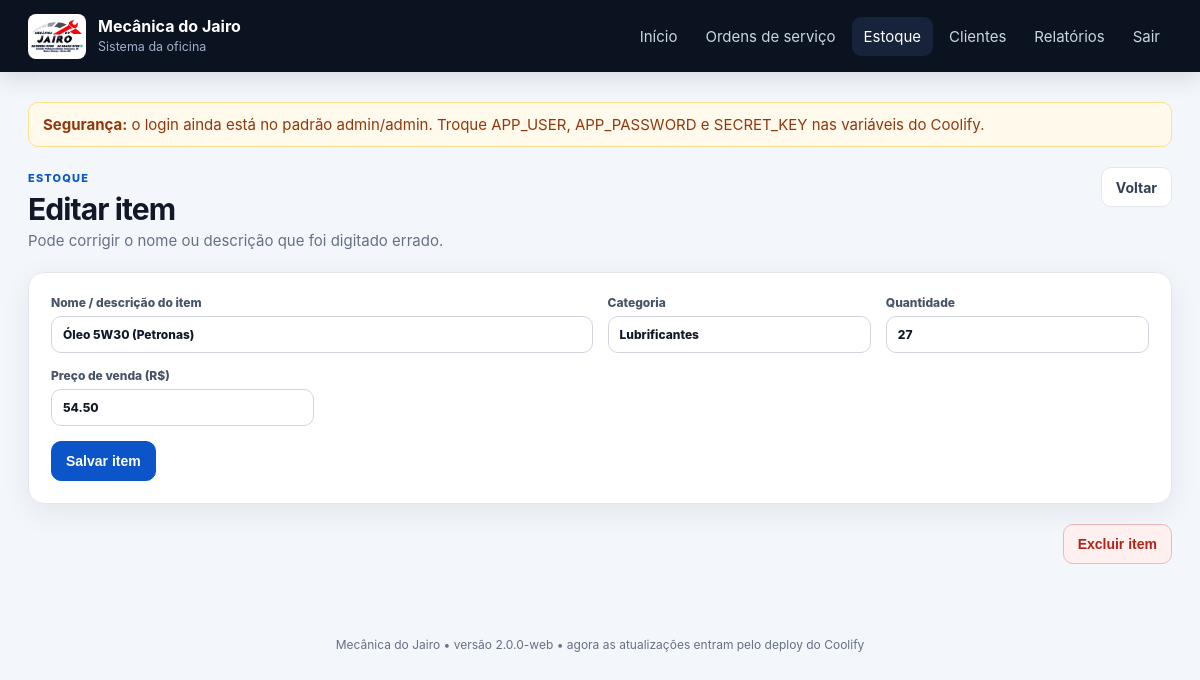
Page /estoque/5409/editar (signed in) on the committed database.
### tables this page shows
CREATE TABLE estoque (
                    id INTEGER PRIMARY KEY AUTOINCREMENT,
                    item TEXT NOT NULL,
                    categoria TEXT,
                    qtde INTEGER DEFAULT 0,
                    preco REAL DEFAULT 0
                );

### app.py (the view, shortened to what this page needs)
    @app.route("/estoque/<int:item_id>/editar", methods=["GET", "POST"])
    @login_required
    def estoque_editar(item_id):
        with connect() as con:
            item = con.execute("SELECT * FROM estoque WHERE id=?", (item_id,)).fetchone()
        if not item:
            abort(404)
        return render_template("estoque_form.html", item=item)

### db.py (called while the page is built)
def db_path() -> Path:
    return Path(os.environ.get("DATABASE_PATH", str(DEFAULT_DB))).expanduser().resolve()

def ensure_database_file() -> Path:
    target = db_path()
    target.parent.mkdir(parents=True, exist_ok=True)
    if not target.exists():
        if SEED_DB.exists():
            shutil.copy2(SEED_DB, target)
        else:
            sqlite3.connect(target).close()
    return target

def connect(path: Path | str | None = None) -> sqlite3.Connection:
    path = Path(path) if path else ensure_database_file()
    con = sqlite3.connect(str(path), timeout=20)
    con.row_factory = sqlite3.Row
    con.execute("PRAGMA foreign_keys=ON")
    con.execute("PRAGMA journal_mode=WAL")
    con.execute("PRAGMA synchronous=NORMAL")
    con.execute("PRAGMA busy_timeout=10000")
    return con

### templates/estoque_form.html (shortened to what this page needs)
{% extends 'base.html' %}
{% block content %}
<div class="page-heading"><div><span class="eyebrow">Estoque</span><h1>{{ 'Editar item' if item else 'Novo item' }}</h1><p>{% if item %}Pode corrigir o nome ou descrição que foi digitado errado.{% else %}Cadastre uma nova peça ou produto.{% endif %}</p></div><a class="btn" href="{{ url_for('estoque') }}">Voltar</a></div>
<section class="panel form-panel"><form method="post" class="form-grid">
<label class="span-2">Nome / descrição do item<input name="item" required value="{{ item.item if item else '' }}"></label>
<label>Categoria<input name="categoria" value="{{ item.categoria if item else '' }}"></label>
<label>Quantidade<input name="qtde" type="number" min="0" value="{{ item.qtde if item else 0 }}"></label>
<label>Preço de venda (R$)<input name="preco" inputmode="decimal" value="{{ '%.2f'|format(item.preco or 0) if item else '0,00' }}"></label>
<div class="span-all"><button class="btn primary" type="submit">Salvar item</button></div>
</form></section>
{% if item %}<form method="post" action="{{ url_for('estoque_excluir', item_id=item.id) }}" class="danger-zone" onsubmit="return confirm('Excluir este item do estoque?')"><input type="hidden" name="csrf_token" value="{{ csrf_token() }}"><button class="btn danger" type="submit">Excluir item</button></form>{% endif %}
{% endblock %}

### static/css/app.css (style rules this page uses)
:root { --bg:#f3f6fb;--card:#fff;--ink:#111827;--muted:#667085;--line:#e4e7ec; --primary:#0b55c9;--primary-dark:#073f96;--nav:#0b1220;--danger:#c62828; --success:#087f5b;--warning:#b54708;--radius:16px;--shadow:0 8px 30px rgba(16,24,40,.07) }
* { box-sizing:border-box }
html { scroll-behavior:smooth }
body { margin:0;background:var(--bg);color:var(--ink);font-family:Inter,ui-sans-serif,-apple-system,BlinkMacSystemFont,"Segoe UI",Roboto,Arial,sans-serif;font-size:15px }
.page-heading { display:flex;justify-content:space-between;align-items:flex-start;gap:20px;margin-bottom:22px }
.page-heading h1 { font-size:30px;letter-spacing:-.03em;margin:5px 0 4px }
.page-heading p { margin:0;color:var(--muted);max-width:760px }
.eyebrow { text-transform:uppercase;letter-spacing:.11em;font-weight:800;font-size:11px;color:var(--primary) }
.btn { display:inline-flex;align-items:center;justify-content:center;gap:7px;min-height:40px;padding:9px 14px;border-radius:10px;border:1px solid var(--line);background:#fff;color:#344054;text-decoration:none;font-weight:700;font-size:14px;cursor:pointer;white-space:nowrap }
.btn.primary { background:var(--primary);border-color:var(--primary);color:#fff }
.btn.danger { background:#fff0f0;border-color:#f1b7b7;color:#b42318 }
.panel { background:var(--card);border:1px solid var(--line);border-radius:var(--radius);box-shadow:var(--shadow);overflow:hidden;margin-bottom:20px }
.form-panel { padding:22px }
.form-grid { display:grid;grid-template-columns:repeat(4,minmax(0,1fr));gap:15px }
.form-grid label,.form-stack label,.lookup-box label { display:flex;flex-direction:column;gap:6px;font-size:12px;font-weight:800;color:#475467 }
.form-grid input,.form-grid select,.form-grid textarea,.form-stack input,.lookup-box input,.modal-search { width:100%;border:1px solid #d0d5dd;border-radius:10px;padding:10px 11px;background:#fff;color:var(--ink);font:inherit;outline:none }
.span-2 { grid-column:span 2 }
.span-all { grid-column:1/-1 }
.danger-zone { display:flex;justify-content:flex-end;margin-top:20px }

### rows in the picture
estoque: item "Óleo 5W30 (Petronas)", categoria "Lubrificantes", qtde "27", preco "54.50"

### other values in the picture
{{ 'Editar item' if item else 'Novo item' }} "Editar item"
{{ APP_VERSION }} "2.0.0-web"
